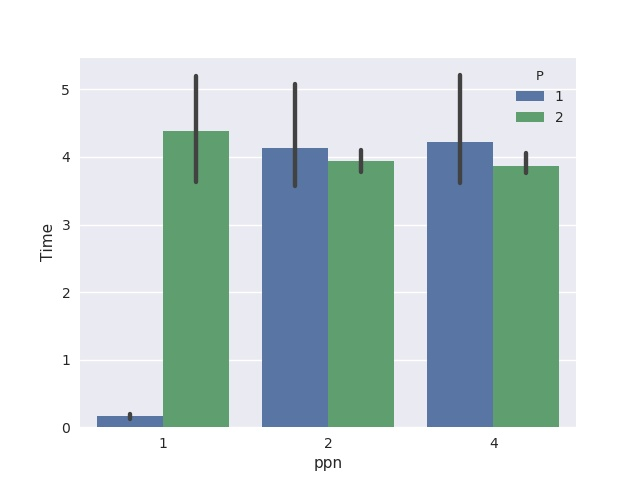

Python code for this plot:
import matplotlib
matplotlib.use('Agg')

import pandas as pd
import seaborn as sns
import numpy as np
import matplotlib.pyplot as plt

sns.set()


datafile = "Temp_output.txt"

for i in range(1):
    try:
        demo_input_format = pd.read_csv(datafile, sep=" ", header=None)
        demo_input_format.columns = ["P", "ppn", "Time"]
        
        sns.barplot(x="ppn", y="Time", data=demo_input_format,  hue="P")
        filename = str("plot.jpg")
        plt.savefig(filename)
        plt.cla()
    except:
        print("Error Occured")
